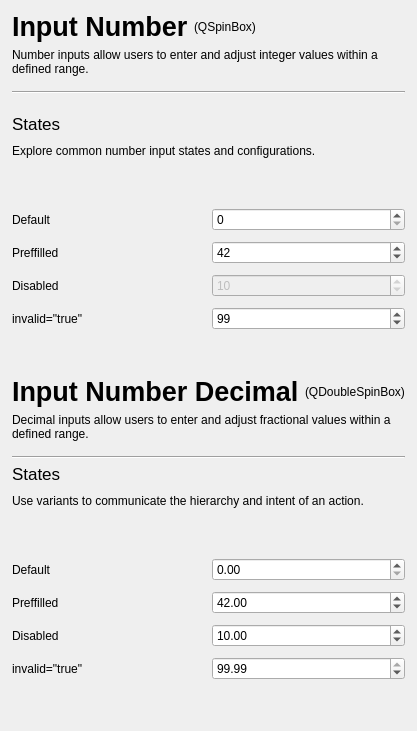
        <widget class="QWidget" name="input_number_page">
         <layout class="QVBoxLayout" name="verticalLayout_30">
          <property name="leftMargin">
           <number>12</number>
          </property>
          <property name="rightMargin">
           <number>12</number>
          </property>
          <item>
           <layout class="QVBoxLayout" name="verticalLayout_28">
            <property name="bottomMargin">
             <number>9</number>
            </property>
            <item>
             <layout class="QHBoxLayout" name="horizontalLayout_32">
              <item>
               <widget class="QLabel" name="label_74">
                <property name="sizePolicy">
                 <sizepolicy hsizetype="Fixed" vsizetype="Preferred">
                  <horstretch>0</horstretch>
                  <verstretch>0</verstretch>
                 </sizepolicy>
                </property>
                <property name="styleSheet">
                 <string notr="true">font-size: 20pt;
font-weight: 600;</string>
                </property>
                <property name="text">
                 <string>Input Number</string>
                </property>
               </widget>
              </item>
              <item>
               <widget class="QLabel" name="label_75">
                <property name="text">
                 <string>(QSpinBox)</string>
                </property>
               </widget>
              </item>
             </layout>
            </item>
            <item>
             <widget class="QLabel" name="label_76">
              <property name="text">
               <string>Number inputs allow users to enter and adjust integer values within a defined range.</string>
              </property>
              <property name="wordWrap">
               <bool>true</bool>
              </property>
              <property name="class" stdset="0">
               <string>muted</string>
              </property>
             </widget>
            </item>
           </layout>
          </item>
          <item>
           <widget class="Line" name="line_7">
            <property name="minimumSize">
             <size>
              <width>0</width>
              <height>2</height>
             </size>
            </property>
            <property name="maximumSize">
             <size>
              <width>16777215</width>
              <height>2</height>
             </size>
            </property>
            <property name="orientation">
             <enum>Qt::Orientation::Horizontal</enum>
            </property>
           </widget>
          </item>
          <item>
           <layout class="QGridLayout" name="gridLayout_10">
            <property name="topMargin">
             <number>15</number>
            </property>
            <property name="verticalSpacing">
             <number>10</number>
            </property>
            <item row="2" column="0">
             <spacer name="verticalSpacer_36">
              <property name="orientation">
               <enum>Qt::Orientation::Vertical</enum>
              </property>
              <property name="sizeHint" stdset="0">
               <size>
                <width>20</width>
                <height>40</height>
               </size>
              </property>
             </spacer>
            </item>
            <item row="3" column="0">
             <widget class="QLabel" name="label_72">
              <property name="text">
               <string>Default</string>
              </property>
             </widget>
            </item>
            <item row="0" column="0">
             <widget class="QLabel" name="label_71">
              <property name="styleSheet">
               <string notr="true">font-size: 13pt;</string>
              </property>
              <property name="text">
               <string>States</string>
              </property>
             </widget>
            </item>
            <item row="5" column="0">
             <widget class="QLabel" name="label_78">
              <property name="text">
               <string>Disabled</string>
              </property>
             </widget>
            </item>
            <item row="6" column="0">
             <widget class="QLabel" name="label_79">
              <property name="text">
               <string>invalid=&quot;true&quot;</string>
              </property>
             </widget>
            </item>
            <item row="4" column="0">
             <widget class="QLabel" name="label_77">
              <property name="text">
               <string>Preffilled</string>
              </property>
             </widget>
            </item>
            <item row="5" column="1">
             <widget class="QSpinBox" name="spinBox">
              <property name="enabled">
               <bool>false</bool>
              </property>
              <property name="value">
               <number>10</number>
              </property>
             </widget>
            </item>
            <item row="4" column="1">
             <widget class="QSpinBox" name="spinBox_2">
              <property name="value">
               <number>42</number>
              </property>
             </widget>
            </item>
            <item row="3" column="1">
             <widget class="QSpinBox" name="spinBox_3"/>
            </item>
            <item row="6" column="1">
             <widget class="QSpinBox" name="spinBox_4">
              <property name="maximum">
               <number>999</number>
              </property>
              <property name="value">
               <number>99</number>
              </property>
              <property name="invalid" stdset="0">
               <string>true</string>
              </property>
             </widget>
            </item>
            <item row="1" column="0" colspan="2">
             <widget class="QLabel" name="label_73">
              <property name="text">
               <string>Explore common number input states and configurations.</string>
              </property>
              <property name="class" stdset="0">
               <string>muted</string>
              </property>
             </widget>
            </item>
           </layout>
          </item>
          <item>
           <spacer name="verticalSpacer_38">
            <property name="orientation">
             <enum>Qt::Orientation::Vertical</enum>
            </property>
            <property name="sizeHint" stdset="0">
             <size>
              <width>20</width>
              <height>40</height>
             </size>
            </property>
           </spacer>
          </item>
          <item>
           <layout class="QVBoxLayout" name="verticalLayout_29">
            <property name="bottomMargin">
             <number>9</number>
            </property>
            <item>
             <layout class="QHBoxLayout" name="horizontalLayout_33">
              <item>
               <widget class="QLabel" name="label_86">
                <property name="sizePolicy">
                 <sizepolicy hsizetype="Fixed" vsizetype="Preferred">
                  <horstretch>0</horstretch>
                  <verstretch>0</verstretch>
                 </sizepolicy>
                </property>
                <property name="styleSheet">
                 <string notr="true">font-size: 20pt;
font-weight: 600;</string>
                </property>
                <property name="text">
                 <string>Input Number Decimal</string>
                </property>
               </widget>
              </item>
              <item>
               <widget class="QLabel" name="label_87">
                <property name="text">
                 <string>(QDoubleSpinBox)</string>
                </property>
               </widget>
              </item>
             </layout>
            </item>
            <item>
             <widget class="QLabel" name="label_88">
              <property name="text">
               <string>Decimal inputs allow users to enter and adjust fractional values within a defined range.</string>
              </property>
              <property name="wordWrap">
               <bool>true</bool>
              </property>
              <property name="class" stdset="0">
               <string>muted</string>
              </property>
             </widget>
            </item>
           </layout>
          </item>
          <item>
           <widget class="Line" name="line_8">
            <property name="minimumSize">
             <size>
              <width>0</width>
              <height>2</height>
             </size>
            </property>
            <property name="maximumSize">
             <size>
              <width>16777215</width>
              <height>2</height>
             </size>
            </property>
            <property name="orientation">
             <enum>Qt::Orientation::Horizontal</enum>
            </property>
           </widget>
          </item>
          <item>
           <layout class="QGridLayout" name="gridLayout_11">
            <property name="verticalSpacing">
             <number>10</number>
            </property>
            <item row="2" column="0">
             <spacer name="verticalSpacer_37">
              <property name="orientation">
               <enum>Qt::Orientation::Vertical</enum>
              </property>
              <property name="sizeHint" stdset="0">
               <size>
                <width>20</width>
                <height>40</height>
               </size>
              </property>
             </spacer>
            </item>
            <item row="3" column="0">
             <widget class="QLabel" name="label_81">
              <property name="text">
               <string>Default</string>
              </property>
             </widget>
            </item>
            <item row="0" column="0">
             <widget class="QLabel" name="label_82">
              <property name="styleSheet">
               <string notr="true">font-size: 13pt;</string>
              </property>
              <property name="text">
               <string>States</string>
              </property>
             </widget>
            </item>
            <item row="5" column="0">
             <widget class="QLabel" name="label_83">
              <property name="text">
               <string>Disabled</string>
              </property>
             </widget>
            </item>
            <item row="6" column="0">
             <widget class="QLabel" name="label_84">
              <property name="text">
               <string>invalid=&quot;true&quot;</string>
              </property>
             </widget>
            </item>
            <item row="4" column="0">
             <widget class="QLabel" name="label_85">
              <property name="text">
               <string>Preffilled</string>
              </property>
             </widget>
            </item>
            <item row="6" column="1">
             <widget class="QDoubleSpinBox" name="doubleSpinBox_8">
              <property name="value">
               <double>99.989999999999995</double>
              </property>
              <property name="invalid" stdset="0">
               <string>true</string>
              </property>
             </widget>
            </item>
            <item row="4" column="1">
             <widget class="QDoubleSpinBox" name="doubleSpinBox_6">
              <property name="value">
               <double>42.000000000000000</double>
              </property>
             </widget>
            </item>
            <item row="3" column="1">
             <widget class="QDoubleSpinBox" name="doubleSpinBox_7"/>
            </item>
            <item row="5" column="1">
             <widget class="QDoubleSpinBox" name="doubleSpinBox_5">
              <property name="enabled">
               <bool>true</bool>
              </property>
              <property name="value">
               <double>10.000000000000000</double>
              </property>
             </widget>
            </item>
            <item row="1" column="0" colspan="2">
             <widget class="QLabel" name="label_80">
              <property name="text">
               <string>Use variants to communicate the hierarchy and intent of an action.</string>
              </property>
              <property name="class" stdset="0">
               <string>muted</string>
              </property>
             </widget>
            </item>
           </layout>
          </item>
          <item>
           <spacer name="verticalSpacer_43">
            <property name="orientation">
             <enum>Qt::Orientation::Vertical</enum>
            </property>
            <property name="sizeHint" stdset="0">
             <size>
              <width>20</width>
              <height>40</height>
             </size>
            </property>
           </spacer>
          </item>
         </layout>
        </widget>
